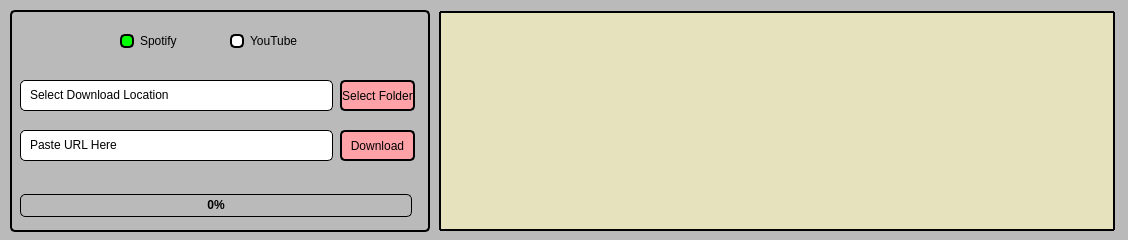
<?xml version="1.0" encoding="UTF-8"?>
<ui version="4.0">
 <class>MainWindow</class>
 <widget class="QMainWindow" name="MainWindow">
  <property name="geometry">
   <rect>
    <x>0</x>
    <y>0</y>
    <width>1128</width>
    <height>240</height>
   </rect>
  </property>
  <property name="windowTitle">
   <string>MainWindow</string>
  </property>
  <property name="styleSheet">
   <string notr="true">background-color: #BABABA;</string>
  </property>
  <widget class="QWidget" name="centralwidget">
   <widget class="QGroupBox" name="mainFrame">
    <property name="geometry">
     <rect>
      <x>10</x>
      <y>10</y>
      <width>420</width>
      <height>222</height>
     </rect>
    </property>
    <property name="styleSheet">
     <string notr="true">QGroupBox {
    border: 2px solid black; /* Border for the group box */
    border-radius: 5px; /* Rounded corners for the border */
    margin-top: 0px; /* Moves the entire group box and border down */
}</string>
    </property>
    <property name="title">
     <string/>
    </property>
    <widget class="QPushButton" name="downloadButton">
     <property name="geometry">
      <rect>
       <x>330</x>
       <y>120</y>
       <width>75</width>
       <height>31</height>
      </rect>
     </property>
     <property name="styleSheet">
      <string notr="true">QPushButton {
    color: #000000; /* Text color */
    border: 2px solid #000000; /* Border color */
    border-radius: 5px; /* Rounded corners */
	background-color: #FFA2A7;
}

QPushButton:hover {
    border: 2px solid #000000; /* Border color */
    border-radius: 5px; /* Rounded corners */
	background-color: #A6FFA7;
}

QPushButton:pressed {
	border: 2px solid #000000; /* Border color */
    border-radius: 5px; /* Rounded corners */
	background-color: #A6FFA7;
}</string>
     </property>
     <property name="text">
      <string>Download</string>
     </property>
    </widget>
    <widget class="QTextEdit" name="urlText">
     <property name="geometry">
      <rect>
       <x>10</x>
       <y>120</y>
       <width>313</width>
       <height>31</height>
      </rect>
     </property>
     <property name="styleSheet">
      <string notr="true">QTextEdit{
    color: #000000; /* Text color */
    background-color: #FFFFFF; /* Background color */
    border: 1px solid black; /* Thin black solid border */
    border-radius: 5px; /* Optional: rounded corners */
    padding: 5px; /* Adds space around the text */
    padding-top: 3px; /* Adjusts the padding at the top */
    padding-bottom: 3px; /* Adjusts the padding at the bottom */
    line-height: 20px; /* Ensures proper vertical alignment of text */
}</string>
     </property>
     <property name="verticalScrollBarPolicy">
      <enum>Qt::ScrollBarPolicy::ScrollBarAlwaysOff</enum>
     </property>
     <property name="horizontalScrollBarPolicy">
      <enum>Qt::ScrollBarPolicy::ScrollBarAlwaysOff</enum>
     </property>
     <property name="readOnly">
      <bool>false</bool>
     </property>
     <property name="html">
      <string>&lt;!DOCTYPE HTML PUBLIC &quot;-//W3C//DTD HTML 4.0//EN&quot; &quot;http://www.w3.org/TR/REC-html40/strict.dtd&quot;&gt;
&lt;html&gt;&lt;head&gt;&lt;meta name=&quot;qrichtext&quot; content=&quot;1&quot; /&gt;&lt;meta charset=&quot;utf-8&quot; /&gt;&lt;style type=&quot;text/css&quot;&gt;
p, li { white-space: pre-wrap; }
hr { height: 1px; border-width: 0; }
li.unchecked::marker { content: &quot;\2610&quot;; }
li.checked::marker { content: &quot;\2612&quot;; }
&lt;/style&gt;&lt;/head&gt;&lt;body style=&quot; font-family:'Segoe UI'; font-size:9pt; font-weight:400; font-style:normal;&quot;&gt;
&lt;p style=&quot; margin-top:0px; margin-bottom:0px; margin-left:0px; margin-right:0px; -qt-block-indent:0; text-indent:0px;&quot;&gt;Paste URL Here&lt;/p&gt;&lt;/body&gt;&lt;/html&gt;</string>
     </property>
    </widget>
    <widget class="QRadioButton" name="youtubeButton">
     <property name="geometry">
      <rect>
       <x>220</x>
       <y>20</y>
       <width>101</width>
       <height>22</height>
      </rect>
     </property>
     <property name="styleSheet">
      <string notr="true">QRadioButton {
    color: #000000; /* Text color */
}

QRadioButton::indicator {
    width: 10px; /* Size of the circle */
    height: 10px; /* Size of the circle */
    border: 2px solid #000000; /* Border of the circle */
    border-radius: 5px; /* Makes the circle rounded */
    background-color: #FFFFFF; /* Background of the circle */
}

QRadioButton::indicator:checked {
    background-color: #00FF00; /* Set background color to red when checked */
}</string>
     </property>
     <property name="text">
      <string>YouTube</string>
     </property>
     <property name="checked">
      <bool>false</bool>
     </property>
    </widget>
    <widget class="QRadioButton" name="spotifyButton">
     <property name="geometry">
      <rect>
       <x>110</x>
       <y>20</y>
       <width>101</width>
       <height>22</height>
      </rect>
     </property>
     <property name="styleSheet">
      <string notr="true">QRadioButton {
    color: #000000; /* Text color */
}

QRadioButton::indicator {
    width: 10px; /* Size of the circle */
    height: 10px; /* Size of the circle */
    border: 2px solid #000000; /* Border of the circle */
    border-radius: 5px; /* Makes the circle rounded */
    background-color: #FFFFFF; /* Background of the circle */
}

QRadioButton::indicator:checked {
    background-color: #00FF00; /* Set background color to red when checked */
}</string>
     </property>
     <property name="text">
      <string>Spotify</string>
     </property>
     <property name="checked">
      <bool>true</bool>
     </property>
    </widget>
    <widget class="QTextEdit" name="downloadPathText">
     <property name="geometry">
      <rect>
       <x>10</x>
       <y>70</y>
       <width>313</width>
       <height>31</height>
      </rect>
     </property>
     <property name="styleSheet">
      <string notr="true">QTextEdit{
    color: #000000; /* Text color */
    background-color: #FFFFFF; /* Background color */
    border: 1px solid black; /* Thin black solid border */
    border-radius: 5px; /* Optional: rounded corners */
    padding: 5px; /* Adds space around the text */
    padding-top: 3px; /* Adjusts the padding at the top */
    padding-bottom: 3px; /* Adjusts the padding at the bottom */
    line-height: 20px; /* Ensures proper vertical alignment of text */
}</string>
     </property>
     <property name="verticalScrollBarPolicy">
      <enum>Qt::ScrollBarPolicy::ScrollBarAlwaysOff</enum>
     </property>
     <property name="horizontalScrollBarPolicy">
      <enum>Qt::ScrollBarPolicy::ScrollBarAlwaysOff</enum>
     </property>
     <property name="readOnly">
      <bool>true</bool>
     </property>
     <property name="html">
      <string>&lt;!DOCTYPE HTML PUBLIC &quot;-//W3C//DTD HTML 4.0//EN&quot; &quot;http://www.w3.org/TR/REC-html40/strict.dtd&quot;&gt;
&lt;html&gt;&lt;head&gt;&lt;meta name=&quot;qrichtext&quot; content=&quot;1&quot; /&gt;&lt;meta charset=&quot;utf-8&quot; /&gt;&lt;style type=&quot;text/css&quot;&gt;
p, li { white-space: pre-wrap; }
hr { height: 1px; border-width: 0; }
li.unchecked::marker { content: &quot;\2610&quot;; }
li.checked::marker { content: &quot;\2612&quot;; }
&lt;/style&gt;&lt;/head&gt;&lt;body style=&quot; font-family:'Segoe UI'; font-size:9pt; font-weight:400; font-style:normal;&quot;&gt;
&lt;p style=&quot; margin-top:0px; margin-bottom:0px; margin-left:0px; margin-right:0px; -qt-block-indent:0; text-indent:0px;&quot;&gt;Select Download Location&lt;/p&gt;&lt;/body&gt;&lt;/html&gt;</string>
     </property>
    </widget>
    <widget class="QPushButton" name="selectFolderButton">
     <property name="geometry">
      <rect>
       <x>330</x>
       <y>70</y>
       <width>75</width>
       <height>31</height>
      </rect>
     </property>
     <property name="styleSheet">
      <string notr="true">QPushButton {
    color: #000000; /* Text color */
    border: 2px solid #000000; /* Border color */
    border-radius: 5px; /* Rounded corners */
	background-color: #FFA2A7;
}

QPushButton:hover {
    border: 2px solid #000000; /* Border color */
    border-radius: 5px; /* Rounded corners */
	background-color: #A6FFA7;
}

QPushButton:pressed {
	border: 2px solid #000000; /* Border color */
    border-radius: 5px; /* Rounded corners */
	background-color: #A6FFA7;
}</string>
     </property>
     <property name="text">
      <string>Select Folder</string>
     </property>
    </widget>
    <widget class="QProgressBar" name="progressBar">
     <property name="geometry">
      <rect>
       <x>10</x>
       <y>184</y>
       <width>392</width>
       <height>23</height>
      </rect>
     </property>
     <property name="font">
      <font>
       <bold>true</bold>
      </font>
     </property>
     <property name="styleSheet">
      <string notr="true">QProgressBar{
	border: 1px solid black;
	border-radius: 5px
}

QProgressBar::chunk{
	background-color: #00FF00;
	border-radius: 5px
}</string>
     </property>
     <property name="value">
      <number>0</number>
     </property>
     <property name="alignment">
      <set>Qt::AlignmentFlag::AlignCenter</set>
     </property>
     <property name="textVisible">
      <bool>true</bool>
     </property>
    </widget>
   </widget>
   <widget class="QTextEdit" name="consoleLog">
    <property name="geometry">
     <rect>
      <x>439</x>
      <y>11</y>
      <width>676</width>
      <height>220</height>
     </rect>
    </property>
    <property name="font">
     <font>
      <family>Consolas</family>
      <pointsize>10</pointsize>
     </font>
    </property>
    <property name="styleSheet">
     <string notr="true">QTextEdit {
    border: 2px solid black; /* Border for the group box */
    border-radius: 1px; /* Smallest rounded corners for the border */
    background-color: #E6E2BE; /* Yellowish-beige background color */
    padding-top: 1px; /* Add padding to the top */
    padding-bottom: 1px; /* Add padding to the bottom */
    padding-right: 1px; /* Add padding to the right to move the scrollbar inward */
}

QScrollBar:vertical {
    background: #E6E2BE; /* Background color of the scrollbar track */
    width: 10px; /* Width of the scrollbar */
    border-radius: 1px; /* Smallest rounded corners for the scrollbar track */
}

QScrollBar::handle:vertical {
    background: #FFA2A7; /* Background color of the handle */
    border: 1px solid black; /* Border color of the handle */
    border-radius: 4px; /* Smallest rounded corners for the handle */
    min-height: 20px; /* Minimum height of the handle */
}

QScrollBar::handle:vertical:hover {
    background: #A6FFA7; /* Change background color to green when hovered */
}

QScrollBar::handle:vertical:pressed {
    background: #A6FFA7; /* Change background color to green when selected */
}

QScrollBar::add-line:vertical, QScrollBar::sub-line:vertical {
    background: #FFFFFF; /* Match the background color of the QTextBrowser */
    height: 0px; /* Height set to 0 to hide the add-line and sub-line */
    border: none; /* Remove any border */
}

QScrollBar::up-arrow:vertical, QScrollBar::down-arrow:vertical {
    background: none; /* No background for the up-arrow and down-arrow */
    height: 0px; /* Height set to 0 to hide the up-arrow and down-arrow */
    border: none; /* Remove any border */
}

QScrollBar::add-page:vertical, QScrollBar::sub-page:vertical {
    background: none; /* No background for the add-page and sub-page */
    border: none; /* Remove any border */
}</string>
    </property>
    <property name="readOnly">
     <bool>true</bool>
    </property>
    <property name="html">
     <string>&lt;!DOCTYPE HTML PUBLIC &quot;-//W3C//DTD HTML 4.0//EN&quot; &quot;http://www.w3.org/TR/REC-html40/strict.dtd&quot;&gt;
&lt;html&gt;&lt;head&gt;&lt;meta name=&quot;qrichtext&quot; content=&quot;1&quot; /&gt;&lt;meta charset=&quot;utf-8&quot; /&gt;&lt;style type=&quot;text/css&quot;&gt;
p, li { white-space: pre-wrap; }
hr { height: 1px; border-width: 0; }
li.unchecked::marker { content: &quot;\2610&quot;; }
li.checked::marker { content: &quot;\2612&quot;; }
&lt;/style&gt;&lt;/head&gt;&lt;body style=&quot; font-family:'Consolas'; font-size:10pt; font-weight:400; font-style:normal;&quot;&gt;
&lt;p style=&quot;-qt-paragraph-type:empty; margin-top:0px; margin-bottom:0px; margin-left:0px; margin-right:0px; -qt-block-indent:0; text-indent:0px; font-family:'Segoe UI'; font-size:9pt;&quot;&gt;&lt;br /&gt;&lt;/p&gt;&lt;/body&gt;&lt;/html&gt;</string>
    </property>
   </widget>
  </widget>
 </widget>
 <resources/>
 <connections/>
 <designerdata>
  <property name="gridDeltaX">
   <number>10</number>
  </property>
  <property name="gridDeltaY">
   <number>10</number>
  </property>
  <property name="gridSnapX">
   <bool>false</bool>
  </property>
  <property name="gridSnapY">
   <bool>false</bool>
  </property>
  <property name="gridVisible">
   <bool>true</bool>
  </property>
 </designerdata>
</ui>
